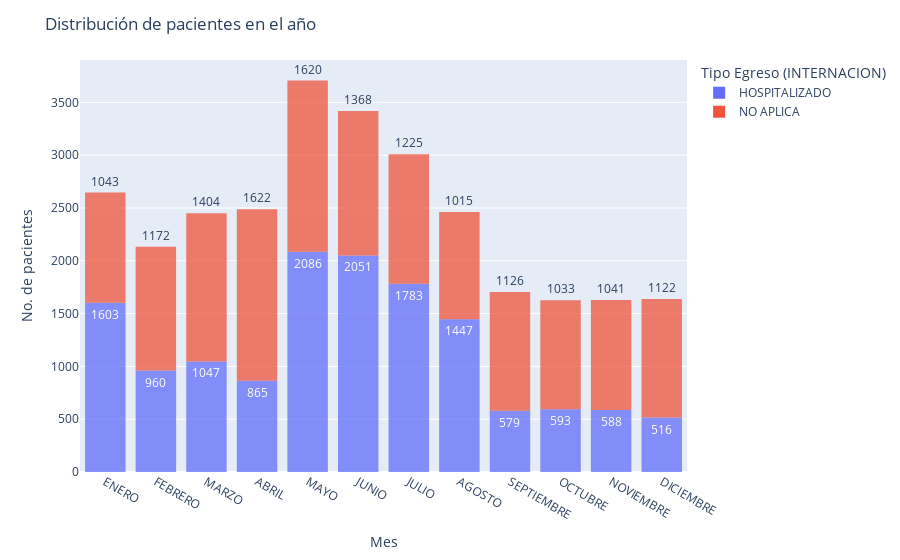

Notebook code for this chart:
### Markdown cell above
## Mes

### Code cell
month_counts = data['Mes'].value_counts().sort_index()
months_order = ['Enero', 'Febrero', 'Marzo', 'Abril', 'Mayo', 'Junio', 'Julio', 'Agosto', 'Septiembre', 'Octubre', 'Noviembre', 'Diciembre']
max_count = month_counts.max()
value_counts = month_counts.reset_index()
value_counts.columns = ['Mes', 'Count']
# Histograma
fig = px.histogram(data, x='Mes', nbins=12, histfunc='count', 
                   hover_data={'Mes':False},
                   opacity=0.75, 
                   template="plotly", 
                   color = 'Tipo Egreso (INTERNACION)'
                   ) 
fig.update_layout(title='Distribución de pacientes en el año',
                  yaxis_title='No. de pacientes',
                  hovermode=False)

fig.update_traces(texttemplate='%{y}<br>',
                    textposition='outside')
fig.show()

### Figure 1 — Plotly figure (JSON) as saved in the notebook; plotly's stock layout.template omitted (floating-point values rounded to 4 significant figures; data arrays with more than 128 entries replaced by an {"elided": "..."} marker saying what was removed)
{"data": [{"alignmentgroup": "True", "bingroup": "x", "histfunc": "count", "hovertemplate": "Tipo Egreso (INTERNACION)=HOSPITALIZADO<br>count=%{y}<extra></extra>", "legendgroup": "HOSPITALIZADO", "marker": {"color": "#636efa", "opacity": 0.75, "pattern": {"shape": ""}}, "name": "HOSPITALIZADO", "nbinsx": 12, "offsetgroup": "HOSPITALIZADO", "orientation": "v", "showlegend": true, "textposition": "outside", "texttemplate": "%{y}<br>", "type": "histogram", "x": {"elided": "14118 str values"}, "xaxis": "x", "yaxis": "y"}, {"alignmentgroup": "True", "bingroup": "x", "histfunc": "count", "hovertemplate": "Tipo Egreso (INTERNACION)=NO APLICA<br>count=%{y}<extra></extra>", "legendgroup": "NO APLICA", "marker": {"color": "#EF553B", "opacity": 0.75, "pattern": {"shape": ""}}, "name": "NO APLICA", "nbinsx": 12, "offsetgroup": "NO APLICA", "orientation": "v", "showlegend": true, "textposition": "outside", "texttemplate": "%{y}<br>", "type": "histogram", "x": {"elided": "14791 str values"}, "xaxis": "x", "yaxis": "y"}], "layout": {"barmode": "relative", "hovermode": false, "legend": {"title": {"text": "Tipo Egreso (INTERNACION)"}, "tracegroupgap": 0}, "margin": {"t": 60}, "title": {"text": "Distribución de pacientes en el año"}, "xaxis": {"anchor": "y", "domain": [0, 1], "title": {"text": "Mes"}}, "yaxis": {"anchor": "x", "domain": [0, 1], "title": {"text": "No. de pacientes"}}}}
